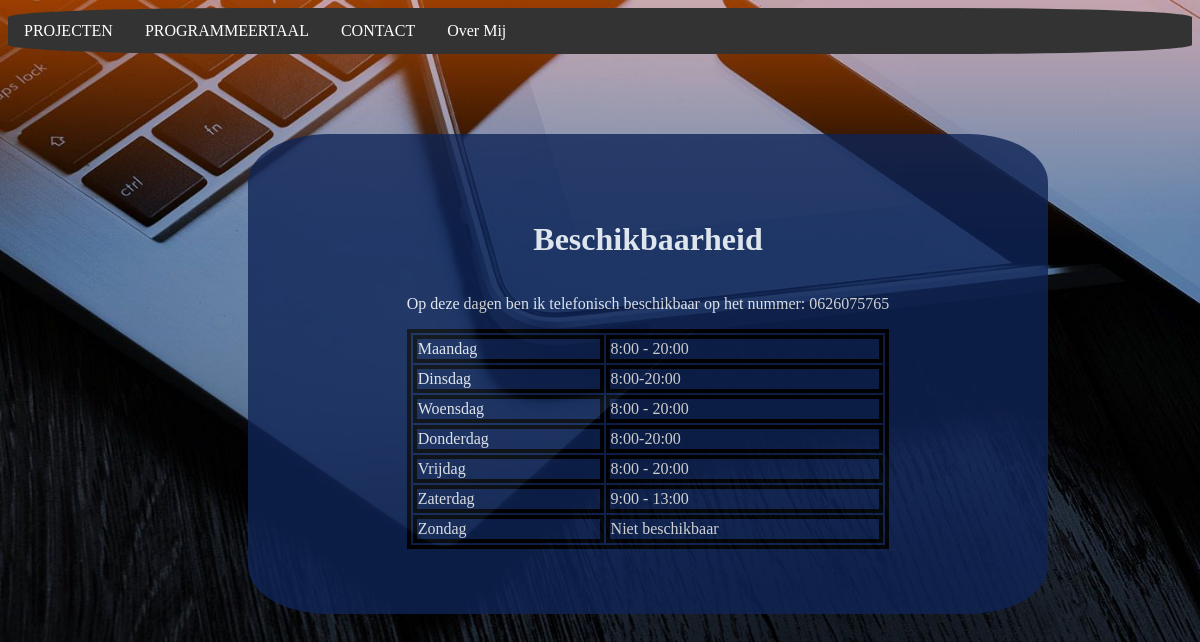
The page /Beschikbaarheid.php on the database its author committed.
### tables this page shows
CREATE TABLE `times` (
  `id` int(10) NOT NULL,
  `dag` varchar(50) NOT NULL,
  `tijd` varchar(50) NOT NULL
);

### Beschikbaarheid.php (the view, shortened to what this page needs)
<!DOCTYPE php>
<html>
<head>
<link rel="stylesheet" href="css/main.css">
<body>
    <ul>
        <li><a href="mijnprojecten.php">PROJECTEN</a></li>
        <li><a href="talen.php">PROGRAMMEERTAAL</a></li>
        <li><a href="contact.php">CONTACT</a></li>
        <li><a href="overmij.php">Over Mij</a></li>
      </ul>
    <div class="overlay">
        <h1>Beschikbaarheid</h1>
        <p>Op deze dagen ben ik telefonisch beschikbaar op het nummer:
            0626075765</p>
        <?php
    try {
        $db = new PDO("mysql:host=localhost;dbname=portfolio","root", "");
        $query = $db->prepare ("SELECT * FROM times");
        $query->execute();
        $result = $query->fetchAll(PDO::FETCH_ASSOC);
        echo "<table>";
        foreach ($result as &$data) {
            echo "<td>" . $data ["dag"] . " ";
            echo "<td>" . $data ["tijd"] . "<br>";
        }
        echo "</table>";
    } catch(PDOException $e) {
        die("Error!: " . $e->getMessage());
    }
    ?>
    </div>
</body>
</html>

### css/main.css (style rules this page uses)
.overlay { width: 50rem; height: 30rem; border-radius: 10%; background-color: #0f2557; display: grid; justify-content: center; align-self: center; margin-top: 5rem; margin-left: 15rem; align-items: center; opacity: .8; text-align: center; align-content: center; display: absolute; }
body { background-image:url('../img/bg.jpg'); background-attachment:fixed; background-repeat: no-repeat; background-size: cover; color:white; }
ul { list-style-type: none; margin: 0; padding: 0; overflow: hidden; background-color: #333; text-align: center; border-radius: 20%; }
li { float: left; }
li a { display: block; color: white; text-align: center; padding: 14px 16px; text-decoration: none; }
table, th, td { border: 4px solid black; }

### rows shown on the page
times: dag "Maandag", tijd "8:00 - 20:00"
times: dag "Dinsdag", tijd "8:00-20:00"
times: dag "Woensdag", tijd "8:00 - 20:00"
times: dag "Donderdag", tijd "8:00-20:00"
times: dag "Vrijdag", tijd "8:00 - 20:00"
times: dag "Zaterdag", tijd "9:00 - 13:00"
times: dag "Zondag", tijd "Niet beschikbaar"
